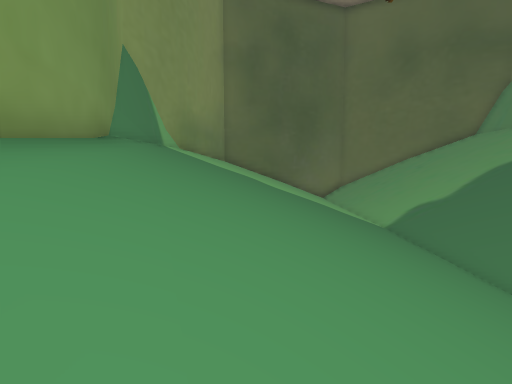
view 1 (above)

15 first-person views from a walk through a 3-D level made in the Unity game engine. The camera is 1.5 m above the floor, tilts 6° down and sees 85° across. The floor is counted in squares, 2 m on a side. Each view is taken from the middle of a square. On the plan, view 1 faces up. The plan holds only what a view shows up to about 10 squares ahead; the rest is blank. The place goes on beyond the plan. The player is left out.

view 2
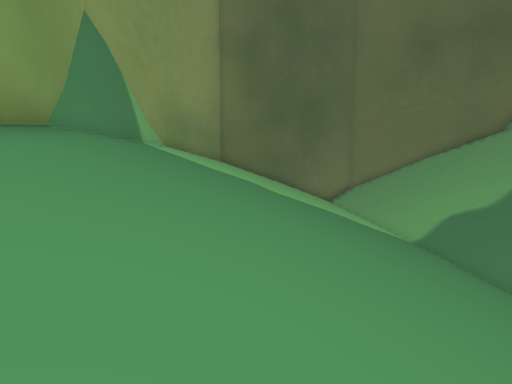

view 3
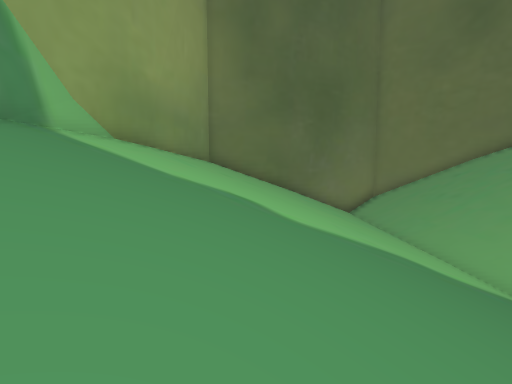

view 4
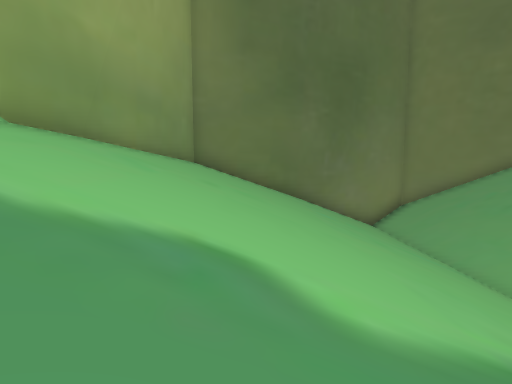

view 5
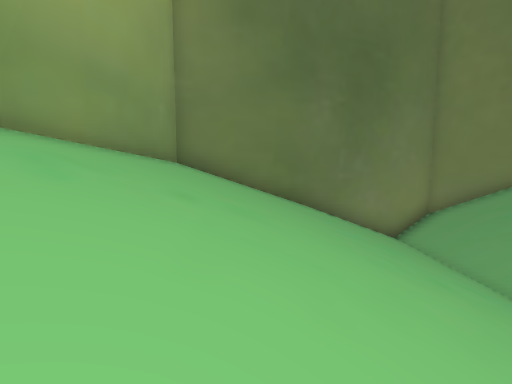

view 6
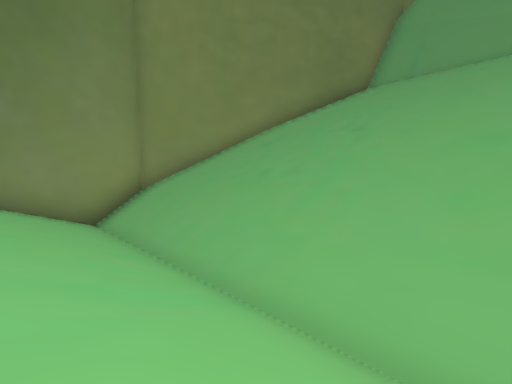

view 7
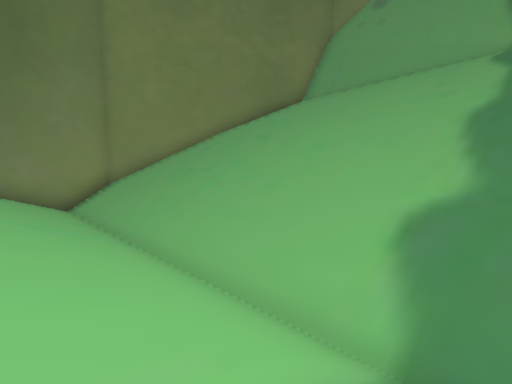

view 8
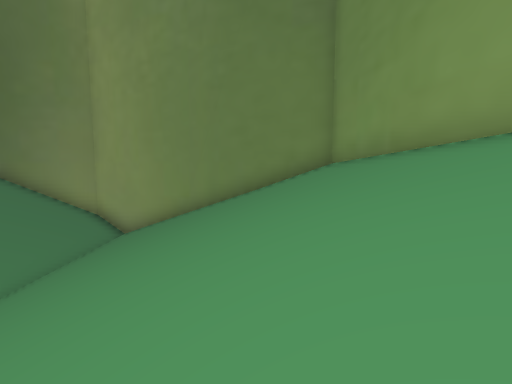

view 9
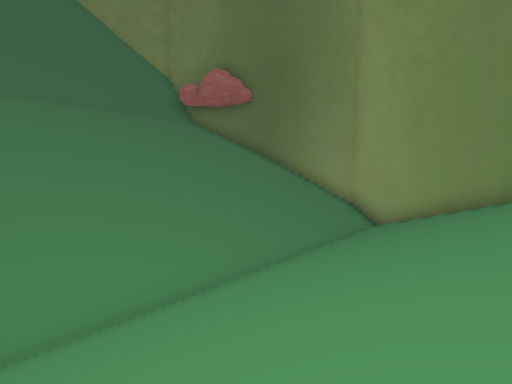

view 10
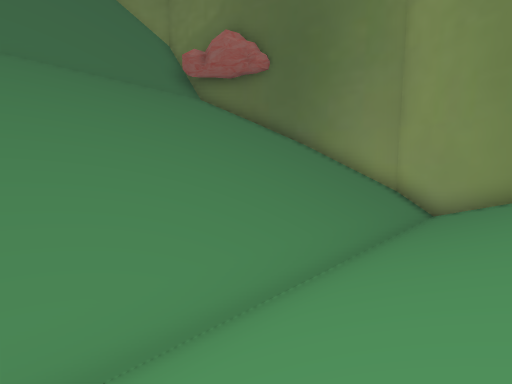

view 11
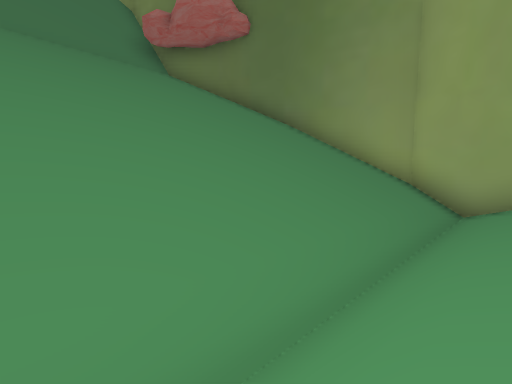

view 12
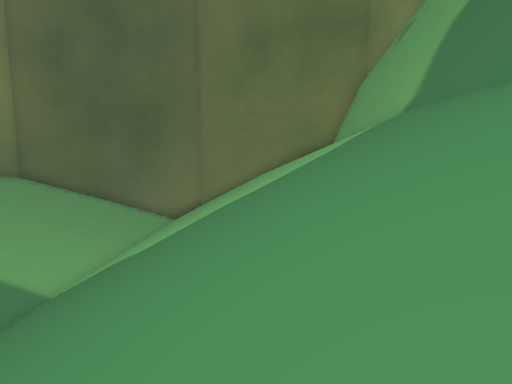

view 13
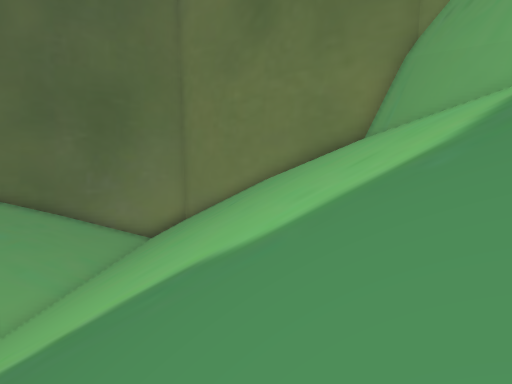

view 14
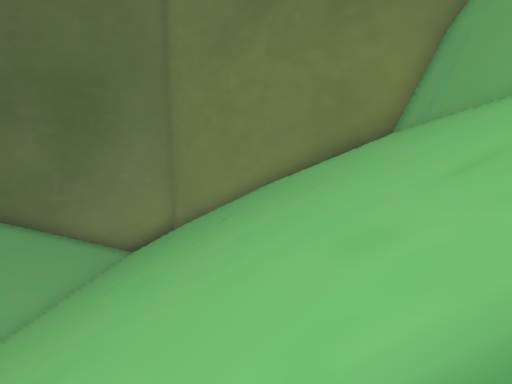

view 15
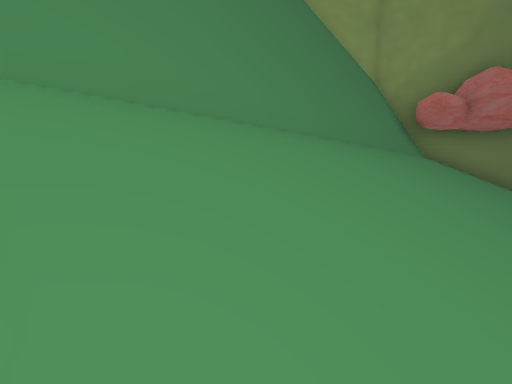

### Floor plan
Key: @ floor where view 1 was taken; # wall or solid block; . main floor; - floor 0.25 m lower than the main floor; / step, stairs or slope.
Columns run from 4 left of view 1 to 14 right of it. Each row starts with its distance up from view 1.
 22          ####
 21        ###//##
 20     ####/-///###
 19   ###////-/////###
 18  ##//////.///////##
 17  #///////.////////#
 16  #///////.////////#
 15 ##///////.////////#
 14 #////////.////////#
 13 #////////.////////#
 12 #////////.////////#
 11 #/////////////////#
 10 #////////.////////#
  9 #/////////////////#
  8 #////////.////////#
  7 #////////.////////#
  6 #////////.////////#
  5 ##///////.////////#
  4  #///////.////////#
  3  #///////.////////#
  2  #///////.////////#
  1  ##//////.////////#
  0   ##@////-////////#
 -1    ###///-//////###
 -2      ####-///####
 -3         ######

Positions as (right, up) in squares from view 1, and headings:
1: (0, 0), facing up
2: (0, 2), facing up
3: (0, 6), facing up
4: (0, 9), facing up
5: (0, 11), facing up
6: (3, 13), facing up-right
7: (3, 10), facing up-right
8: (0, 8), facing down
9: (1, 8), facing down-right
10: (3, 7), facing down-right
11: (4, 5), facing down-right
12: (10, 4), facing up
13: (10, 8), facing up
14: (10, 10), facing up
15: (11, 10), facing down-right
